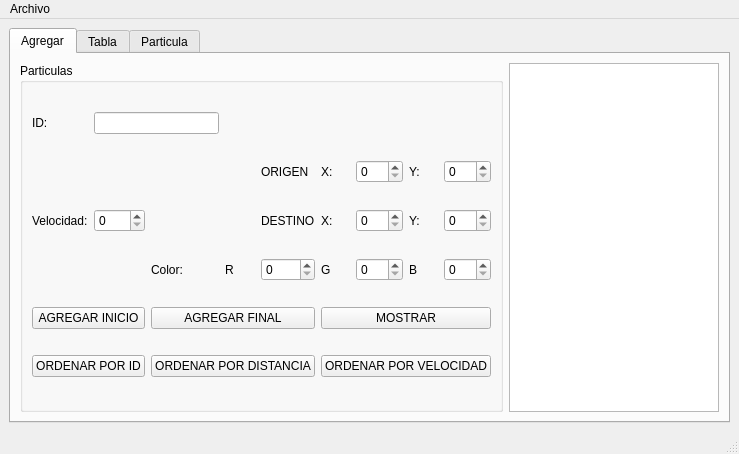
<?xml version="1.0" encoding="UTF-8"?>
<ui version="4.0">
 <class>MainWindow</class>
 <widget class="QMainWindow" name="MainWindow">
  <property name="geometry">
   <rect>
    <x>0</x>
    <y>0</y>
    <width>739</width>
    <height>454</height>
   </rect>
  </property>
  <property name="windowTitle">
   <string>Particulas</string>
  </property>
  <widget class="QWidget" name="centralwidget">
   <layout class="QGridLayout" name="gridLayout">
    <item row="0" column="0">
     <widget class="QTabWidget" name="tabWidget">
      <property name="currentIndex">
       <number>0</number>
      </property>
      <widget class="QWidget" name="tab">
       <attribute name="title">
        <string>Agregar</string>
       </attribute>
       <layout class="QGridLayout" name="gridLayout_4">
        <item row="0" column="2">
         <widget class="QPlainTextEdit" name="salida"/>
        </item>
        <item row="0" column="1">
         <widget class="QGroupBox" name="groupBox">
          <property name="title">
           <string>Particulas</string>
          </property>
          <layout class="QGridLayout" name="gridLayout_3">
           <item row="1" column="6">
            <widget class="QLabel" name="label_6">
             <property name="text">
              <string>X:</string>
             </property>
            </widget>
           </item>
           <item row="4" column="9">
            <widget class="QSpinBox" name="B_spinBox">
             <property name="maximum">
              <number>255</number>
             </property>
            </widget>
           </item>
           <item row="7" column="2" colspan="4">
            <widget class="QPushButton" name="distanciaOrdenar_pushButton">
             <property name="text">
              <string>ORDENAR POR DISTANCIA</string>
             </property>
            </widget>
           </item>
           <item row="1" column="5">
            <widget class="QLabel" name="label_2">
             <property name="text">
              <string>ORIGEN</string>
             </property>
            </widget>
           </item>
           <item row="4" column="2">
            <widget class="QLabel" name="label_5">
             <property name="text">
              <string>Color:</string>
             </property>
            </widget>
           </item>
           <item row="1" column="8">
            <widget class="QLabel" name="label_7">
             <property name="text">
              <string>Y:</string>
             </property>
            </widget>
           </item>
           <item row="3" column="9">
            <widget class="QSpinBox" name="destinoY_spinBox">
             <property name="maximum">
              <number>500</number>
             </property>
            </widget>
           </item>
           <item row="6" column="6" colspan="4">
            <widget class="QPushButton" name="pushButton_2">
             <property name="text">
              <string>MOSTRAR</string>
             </property>
            </widget>
           </item>
           <item row="7" column="0" colspan="2">
            <widget class="QPushButton" name="idOrdenar_pushButton">
             <property name="text">
              <string>ORDENAR POR ID</string>
             </property>
            </widget>
           </item>
           <item row="1" column="9">
            <widget class="QSpinBox" name="origenY_spinBox">
             <property name="maximum">
              <number>500</number>
             </property>
            </widget>
           </item>
           <item row="3" column="6">
            <widget class="QLabel" name="label_8">
             <property name="text">
              <string>X:</string>
             </property>
            </widget>
           </item>
           <item row="0" column="0">
            <widget class="QLabel" name="label">
             <property name="text">
              <string>ID:</string>
             </property>
            </widget>
           </item>
           <item row="1" column="7">
            <widget class="QSpinBox" name="origenX_spinBox">
             <property name="maximum">
              <number>500</number>
             </property>
            </widget>
           </item>
           <item row="3" column="1">
            <widget class="QSpinBox" name="velocidad_spinBox">
             <property name="maximum">
              <number>100</number>
             </property>
            </widget>
           </item>
           <item row="3" column="8">
            <widget class="QLabel" name="label_9">
             <property name="text">
              <string>Y:</string>
             </property>
            </widget>
           </item>
           <item row="7" column="6" colspan="4">
            <widget class="QPushButton" name="velocidadOrdenar_pushButton">
             <property name="text">
              <string>ORDENAR POR VELOCIDAD</string>
             </property>
            </widget>
           </item>
           <item row="4" column="5">
            <widget class="QSpinBox" name="R_spinBox">
             <property name="maximum">
              <number>255</number>
             </property>
            </widget>
           </item>
           <item row="4" column="8">
            <widget class="QLabel" name="label_12">
             <property name="text">
              <string>B</string>
             </property>
            </widget>
           </item>
           <item row="4" column="7">
            <widget class="QSpinBox" name="G_spinBox">
             <property name="maximum">
              <number>255</number>
             </property>
            </widget>
           </item>
           <item row="3" column="5">
            <widget class="QLabel" name="label_3">
             <property name="text">
              <string>DESTINO</string>
             </property>
            </widget>
           </item>
           <item row="4" column="6">
            <widget class="QLabel" name="label_11">
             <property name="text">
              <string>G</string>
             </property>
            </widget>
           </item>
           <item row="6" column="0" colspan="2">
            <widget class="QPushButton" name="Inicio_pushButton">
             <property name="text">
              <string>AGREGAR INICIO</string>
             </property>
            </widget>
           </item>
           <item row="6" column="2" colspan="4">
            <widget class="QPushButton" name="Final_pushButton">
             <property name="text">
              <string>AGREGAR FINAL</string>
             </property>
            </widget>
           </item>
           <item row="3" column="7">
            <widget class="QSpinBox" name="destinoX_spinBox">
             <property name="maximum">
              <number>500</number>
             </property>
            </widget>
           </item>
           <item row="3" column="0">
            <widget class="QLabel" name="label_4">
             <property name="text">
              <string>Velocidad:</string>
             </property>
            </widget>
           </item>
           <item row="4" column="4">
            <widget class="QLabel" name="label_10">
             <property name="text">
              <string>R</string>
             </property>
            </widget>
           </item>
           <item row="0" column="1" colspan="3">
            <widget class="QLineEdit" name="ID_lineEdit"/>
           </item>
          </layout>
         </widget>
        </item>
       </layout>
      </widget>
      <widget class="QWidget" name="tab_2">
       <attribute name="title">
        <string>Tabla</string>
       </attribute>
       <layout class="QGridLayout" name="gridLayout_5">
        <item row="0" column="0" colspan="3">
         <widget class="QTableWidget" name="tabla"/>
        </item>
        <item row="1" column="0">
         <widget class="QLineEdit" name="buscar_lineEdit">
          <property name="placeholderText">
           <string>ID Particula</string>
          </property>
         </widget>
        </item>
        <item row="1" column="1">
         <widget class="QPushButton" name="buscar_pushButton">
          <property name="text">
           <string>BUSCAR</string>
          </property>
         </widget>
        </item>
        <item row="1" column="2">
         <widget class="QPushButton" name="mostrar_tabla_pushButton">
          <property name="text">
           <string>MOSTRAR</string>
          </property>
         </widget>
        </item>
       </layout>
      </widget>
      <widget class="QWidget" name="tab_3">
       <attribute name="title">
        <string>Particula</string>
       </attribute>
       <layout class="QGridLayout" name="gridLayout_2">
        <item row="0" column="0" colspan="2">
         <widget class="QGraphicsView" name="graphicsView"/>
        </item>
        <item row="1" column="0">
         <widget class="QPushButton" name="dibujar">
          <property name="text">
           <string>DIBUJAR</string>
          </property>
         </widget>
        </item>
        <item row="1" column="1">
         <widget class="QPushButton" name="limpiar">
          <property name="text">
           <string>LIMPIAR</string>
          </property>
         </widget>
        </item>
       </layout>
      </widget>
     </widget>
    </item>
   </layout>
  </widget>
  <widget class="QMenuBar" name="menubar">
   <property name="geometry">
    <rect>
     <x>0</x>
     <y>0</y>
     <width>739</width>
     <height>21</height>
    </rect>
   </property>
   <widget class="QMenu" name="menuArchivo">
    <property name="title">
     <string>Archivo</string>
    </property>
    <addaction name="actionAbrir"/>
    <addaction name="actionGuardar"/>
   </widget>
   <addaction name="menuArchivo"/>
  </widget>
  <widget class="QStatusBar" name="statusbar"/>
  <action name="actionAbrir">
   <property name="text">
    <string>Abrir</string>
   </property>
   <property name="shortcut">
    <string>Ctrl+O</string>
   </property>
  </action>
  <action name="actionGuardar">
   <property name="text">
    <string>Guardar</string>
   </property>
   <property name="shortcut">
    <string>Ctrl+S</string>
   </property>
  </action>
 </widget>
 <resources/>
 <connections/>
</ui>
